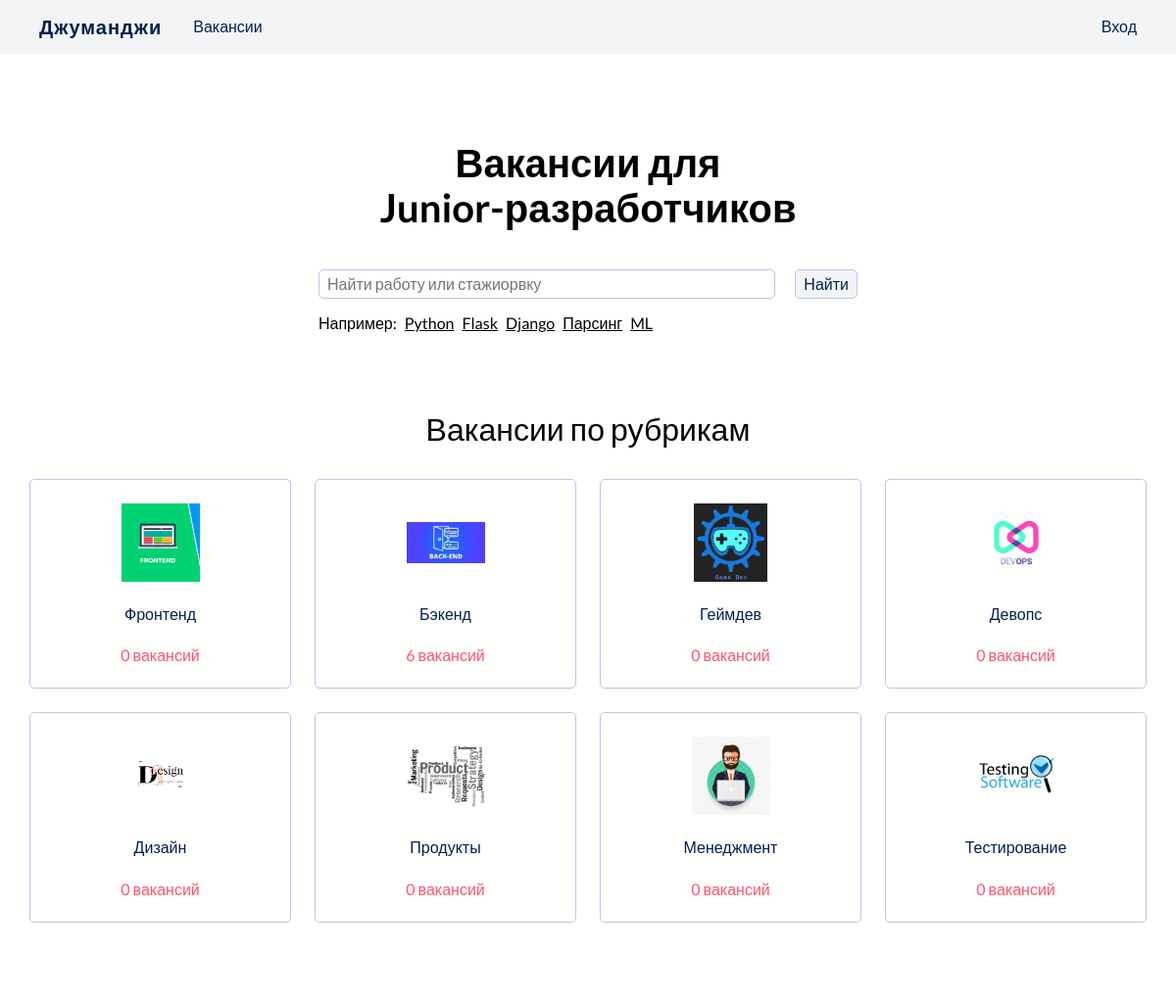
The page / on the database its author committed.
### jumanji/models.py (models this page shows, shortened)
class Specialty(models.Model):
    code = models.CharField(max_length=50)
    title = models.CharField(max_length=100)
    picture = models.ImageField(upload_to="specialty_logos", default="https://place-hold.it/100x60")

### jumanji/views.py (the view)
# urls.py: path('', MainPageView.as_view(), name="main"),
class MainPageView(ListView):
    model = Specialty
    template_name = 'jumanji/index.html'

### jumanji/templates/jumanji/index.html
{% extends 'base.html' %}
{% load static %}
{% block content %}
    <section class="search">
        <h1>Вакансии для<br>Junior-разработчиков</h1>
        <form action="{% url 'search' %}">
            <input type="text" name="s" placeholder="Найти работу или стажиорвку" />
            <div class="form-input">
                <button>Найти</button>
            </div>
        </form>
        <div class="examples">
            <div>Например:</div>
            <ul>
                <li>Python</li>
                <li>Flask</li>
                <li>Django</li>
                <li>Парсинг</li>
                <li>ML</li>
            </ul>
        </div>
    </section>
    <section class="vacancies">
        <h2>Вакансии по рубрикам</h2>
        <div class="spheres-cards">
        {% for specialty in object_list %}
            <a class="card" href="{% url 'specialty_vacancies' specialty.code %}">
                <img src="{% get_media_prefix %}{{ specialty.picture }}" alt="">
                <div class="sphere">{{ specialty.title }}</div>
                <div class="count">{{ specialty.vacancies.count }} вакансий</div>
            </a>
        {% endfor %}
        </div>
    </section>
{% endblock  %}

### static/css/general_style.css (style rules this page uses)
:root { --background: #fffffe; --secondBackground: #f2f4f6; --darkBackground: #001534; --headline: #00214d; --paragraph: #1b2d45; --darkParagraph: #b7c9e4; --red: #ff5470; --lightRed: rgba(255, 84, 112, .2); --yellow: #fde24f; --skyBlue: #00ebc7; }
* { font-family: 'Lato', sans-serif; }
body { display: flex; flex-direction: column; min-height: 100vh; }
h1, h2, h3 { text-align: center; }
h1 { font-size: 2.5rem; margin: 2.5rem 0; }
h2 { font-weight: normal; font-size: 2rem; margin: 2rem 0; }
a { text-decoration: none; color: var(--headline); }
input, textarea, select { outline: none; border: 1px solid var(--darkParagraph); border-radius: 5px; padding: 5px 8px; }
.btn, button { background-color: var(--secondBackground); border: 1px solid var(--darkParagraph); border-radius: 5px; padding: 5px 8px; color: var(--headline); cursor: pointer; }
section { margin: 5rem 0; }
.card { display: flex; align-items: center; padding: 1.5rem; border: 1px solid var(--darkParagraph); border-radius: 5px; }
a.card { cursor: pointer; transition: all .15s ease-in-out; }

### jumanji/static/css/style.css (style rules this page uses)
.search { max-width: 550px; margin: 0 auto; }
.search form { display: flex; gap: 20px; }
.search form input { flex: auto; }
.search .examples { display: flex; gap: .5rem; width: 100%; margin-top: 1rem; }
.search .examples ul { flex: auto; display: flex; flex-direction: row; align-items: center; gap: .5rem; margin: 0; padding: 0; }
.search .examples li { list-style: none; text-decoration: underline; }
.spheres-cards { display: grid; grid-template-columns: 1fr 1fr 1fr 1fr; gap: 1.5rem; }
.spheres-cards .card { flex-direction: column; justify-content: center; gap: 1.5rem; padding: 1.5rem 0; }
.spheres-cards .card img { width: 80px; height: 80px; object-fit: contain; }
.spheres-cards .card .count { color: var(--red); }

### rows shown on the page
Specialty: picture (picture), title "Фронтенд", vacancies.count "0"
Specialty: picture (picture), title "Бэкенд", vacancies.count "6"
Specialty: picture (picture), title "Геймдев", vacancies.count "0"
Specialty: picture (picture), title "Девопс", vacancies.count "0"
Specialty: picture (placeholder picture), title "Дизайн", vacancies.count "0"
Specialty: picture (picture), title "Продукты", vacancies.count "0"
Specialty: picture (picture), title "Менеджмент", vacancies.count "0"
Specialty: picture (picture), title "Тестирование", vacancies.count "0"
